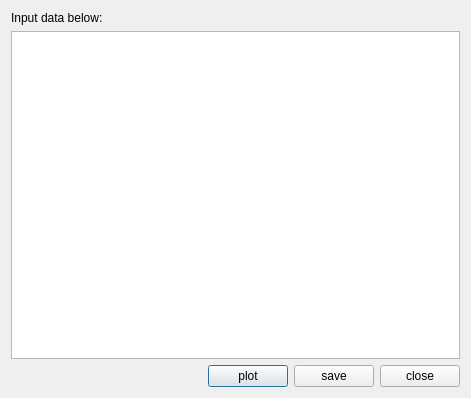
<?xml version="1.0" encoding="UTF-8"?>
<ui version="4.0">
 <class>IcvDataPlotDialog</class>
 <widget class="QDialog" name="IcvDataPlotDialog">
  <property name="geometry">
   <rect>
    <x>0</x>
    <y>0</y>
    <width>471</width>
    <height>398</height>
   </rect>
  </property>
  <property name="sizePolicy">
   <sizepolicy hsizetype="Expanding" vsizetype="Expanding">
    <horstretch>0</horstretch>
    <verstretch>0</verstretch>
   </sizepolicy>
  </property>
  <property name="windowTitle">
   <string>Dialog</string>
  </property>
  <layout class="QGridLayout" name="gridLayout">
   <item row="0" column="0">
    <widget class="QLabel" name="label">
     <property name="text">
      <string>Input data below:</string>
     </property>
    </widget>
   </item>
   <item row="1" column="0" colspan="2">
    <widget class="QPlainTextEdit" name="plainTextEdit"/>
   </item>
   <item row="2" column="1">
    <layout class="QHBoxLayout" name="horizontalLayout">
     <item>
      <widget class="QPushButton" name="plotButton">
       <property name="text">
        <string>plot</string>
       </property>
      </widget>
     </item>
     <item>
      <widget class="QPushButton" name="saveButton">
       <property name="text">
        <string>save</string>
       </property>
      </widget>
     </item>
     <item>
      <widget class="QPushButton" name="closeButton">
       <property name="text">
        <string>close</string>
       </property>
      </widget>
     </item>
    </layout>
   </item>
  </layout>
 </widget>
 <resources>
  <include location="icurve.qrc"/>
 </resources>
 <connections/>
</ui>
